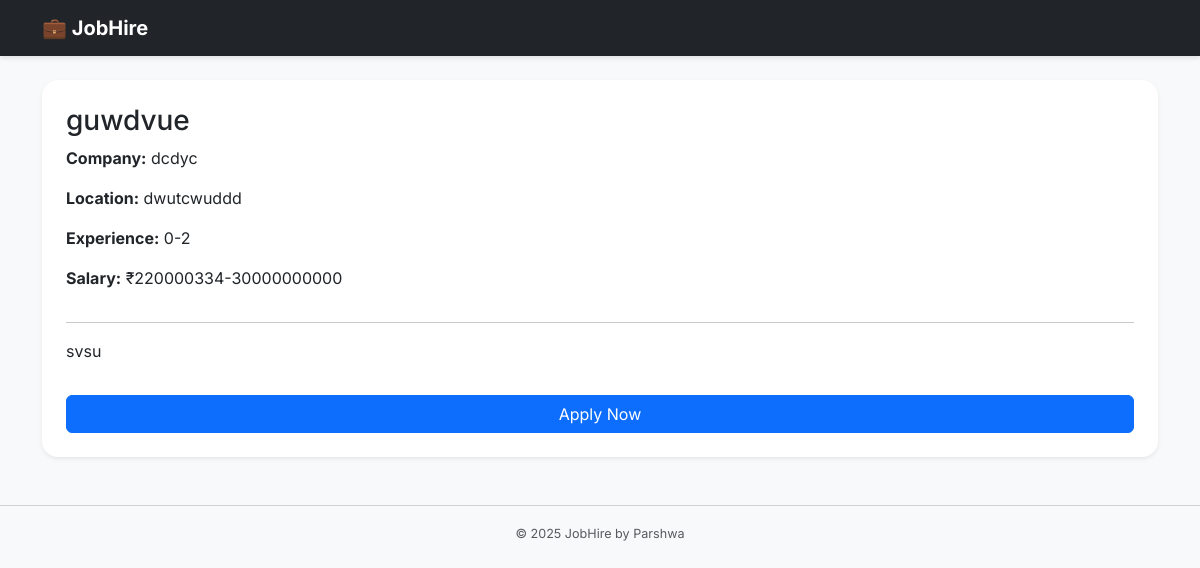
Screenshot of /job/2/ with the database file from the repository.
### hire/models.py (models this page shows, shortened)
class Job(models.Model):
    title = models.CharField(max_length=100)
    company = models.CharField(max_length=100)
    location = models.CharField(max_length=100)
    description = models.TextField()
    salary = models.CharField(max_length = 50 , blank = True)
    experience = models.CharField(max_length = 50 , blank=True)
    posted_on = models.DateTimeField(auto_now_add=True)

### hire/views.py (the view)
# urls.py: path('job/<int:job_id>/', views.job_detail, name='job_detail'),
def job_detail(request, job_id):
    job = get_object_or_404(Job, pk=job_id)
    return render(request, 'hire/job_detail.html', {'job': job})

### hire/templates/hire/job_detail.html (shortened to what this page needs)
{% extends 'hire/base.html' %}
{% block content %}
<div class="card p-4 shadow-sm">
    <h3>{{ job.title }}</h3>
    <p><strong>Company:</strong> {{ job.company }}</p>
    <p><strong>Location:</strong> {{ job.location }}</p>
    <p><strong>Experience:</strong> {{ job.experience }}</p>
    <p><strong>Salary:</strong> ₹{{ job.salary }}</p>
    <hr>
    <p>{{ job.description }}</p>
    <a href="{% url 'apply_job' job.id %}" class="btn btn-primary mt-3">Apply Now</a>
</div>
{% endblock %}

### hire/templates/hire/base.html (style rules this page uses)
body { font-family: 'Inter', sans-serif; background-color: #f8f9fa; }
.card { border: none; border-radius: 1rem; }

### rows the page displays
Job: title "guwdvue", company "dcdyc", location "dwutcwuddd", experience "0-2", salary "220000334-30000000000", description "svsu"
